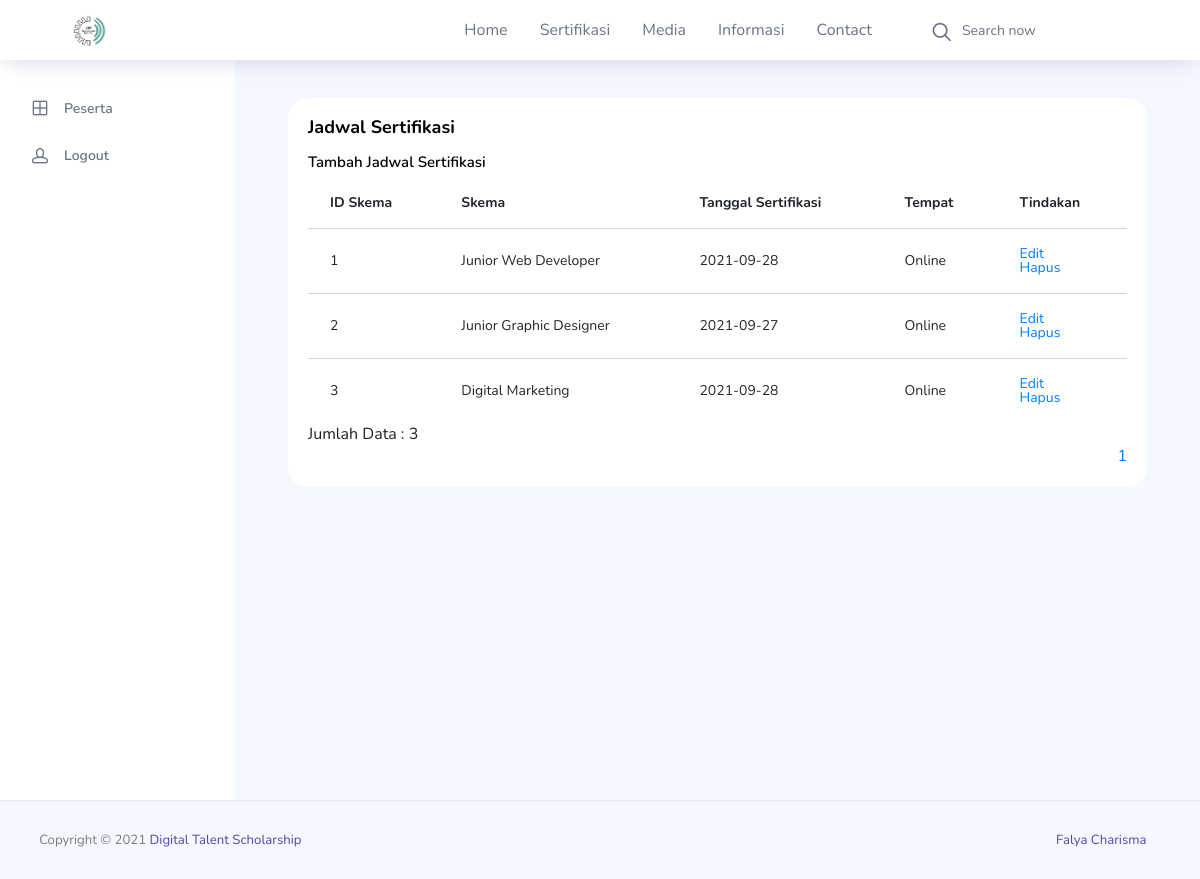
Screenshot of /pages/sertifikasi.php (signed in) with the database file from the repository.
### tables this page shows
CREATE TABLE `jadwal` (
  `id_skema` int(11) NOT NULL,
  `skema` varchar(30) NOT NULL,
  `tanggal` date NOT NULL,
  `tempat` varchar(30) NOT NULL
);

### pages/sertifikasi.php (the view, shortened to what this page needs)
<?php
include'../koneksi.php';
if(isset($_SESSION['sesi']) && !empty($_SESSION['sesi'])){
?>
<?php
include'header.php';
?>
      <div class="main-panel">
        <div class="content-wrapper">
           <div class="col-12 grid-margin stretch-card">
              <div class="card">
                <div class="card-body">
                  <h4 class="card-title">Jadwal Sertifikasi</h4>
                  <a href="sertifikasi-input.php" class="card-title"><h6>Tambah Jadwal Sertifikasi</h6></a>
                  <div class="table-responsive">
                    <table class="table">
                      <thead>
                        <tr>
                          <th>ID Skema</th>
                          <th>Skema</th>
                          <th>Tanggal Sertifikasi</th>
                          <th>Tempat</th>
                          <th>Tindakan</th>
                        </tr>
                      </thead>
                          <tbody>
                            <?php
                            $batas=5;
                            extract($_GET);
                            if(empty($hal)){
                              $posisi = 0;
                              $hal = 1;
                            } else {
                              $posisi = ($hal-1) * $batas;
                              $nomor = $posisi+1;
                            }
                            if($_SERVER['REQUEST_METHOD'] == "POST"){
                              $pencarian = trim(mysqli_real_escape_string($db, $_POST['pencarian']));
                              if($pencarian != ""){
                                $sql = "SELECT * FROM jadwal WHERE skema LIKE '%$pencarian%'
                                    OR id_skema LIKE '%$pencarian%'
                                    OR tanggal LIKE '%$pencarian%'
                                    OR tempat LIKE '%$pencarian%'";
                                $query = $sql;
                                $queryJml = $sql;
                              } else {
                                $query = "SELECT * FROM jadwal LIMIT $posisi, $batas";
                                $queryJml = "SELECT * FROM jadwal";
                                $no = $posisi * 1;
                              }
                            }
                            else{
                              $query = "SELECT * FROM jadwal LIMIT $posisi, $batas";
                              $queryJml = "SELECT * FROM jadwal";
                            }
                            $q_tampil_jadwal = mysqli_query($db, $query);
                              if(mysqli_num_rows($q_tampil_jadwal)> 0){
                                  while ($r_tampil_jadwal=mysqli_fetch_array($q_tampil_jadwal)) {
                                ?>
                                <tr>
                                  <td><?php echo $r_tampil_jadwal['id_skema']; ?></td>
                                  <td><?php echo $r_tampil_jadwal['skema']; ?></td>
                                  <td><?php echo $r_tampil_jadwal['tanggal']; ?></td>
                                  <td><?php echo $r_tampil_jadwal['tempat']; ?></td>
                                  <td>
                                    <div class="tombol-opsi-container"><a href="sertifikasi-edit.php?id=<?php echo $r_tampil_jadwal['id_skema'];?>" class="tombol">Edit</a>
                                    </div>
                                    <div class="tombol-opsi-container"><a href="../proses/sertifikasi-hapus.php?id=<?php echo $r_tampil_jadwal['id_skema'];?>" onclick = "return confirm ('Apakah Anda Yakin Akan Menghapus Data Ini?')" class="tombol">Hapus</a>
                                    </div>
                                  </td>
                                </tr>
                                <?php
                              }
                            }
                            else{
                              echo "<tr><td colspan=6>Data Tidak Ditemukan</td></tr>";
                            }
                            ?>
                          </tbody>
                    </table>
                      <?php
                        if(isset($_POST['pencarian'])){
                          if($_POST['pencarian']!=' '){
                            echo "<div style=\"float:left;\">";
                            $jml = mysqli_num_rows(mysqli_query($db, $queryJml));
                            echo "Data Hasil Pencarian: <b>$jml</b>";
                          }
                        } else {
                        ?>
                          <div style="float: left;">
                            <?php
                              $jml = mysqli_num_rows(mysqli_query($db, $queryJml));
                              echo "Jumlah Data : $jml";
                            ?>
                          </div>
                          <div style="float: right;">
                            <br>
                            <?php
                            $jml_hal = ceil($jml / $batas);
                            for($i = 1; $i <= $jml_hal; $i++){
                              if($i != $hal){
                                echo "<a href=\"?p=pendaftaran&hal=$i\">$i</a>";
                              } else {
                                echo "<a class=\"active\">$i</a>";
                              }
                            }
                            ?>
                          </div>
                        <?php
                        }
                        ?>
                  </div>
                </div>
                </div>
              </div>
            </div>
          </div>
        </div>
      </div>
<?php
include'footer.php';
?>
 <?php
} else {
  echo"<script>alert('Anda Harus Login Dahulu'); </script>";
  header('location:../login.php');
}
?>

### rows the page displays
jadwal: id_skema "1", skema "Junior Web Developer", tanggal "2021-09-28", tempat "Online"
jadwal: id_skema "2", skema "Junior Graphic Designer", tanggal "2021-09-27", tempat "Online"
jadwal: id_skema "3", skema "Digital Marketing", tanggal "2021-09-28", tempat "Online"

### other values shown
$jml "3"
